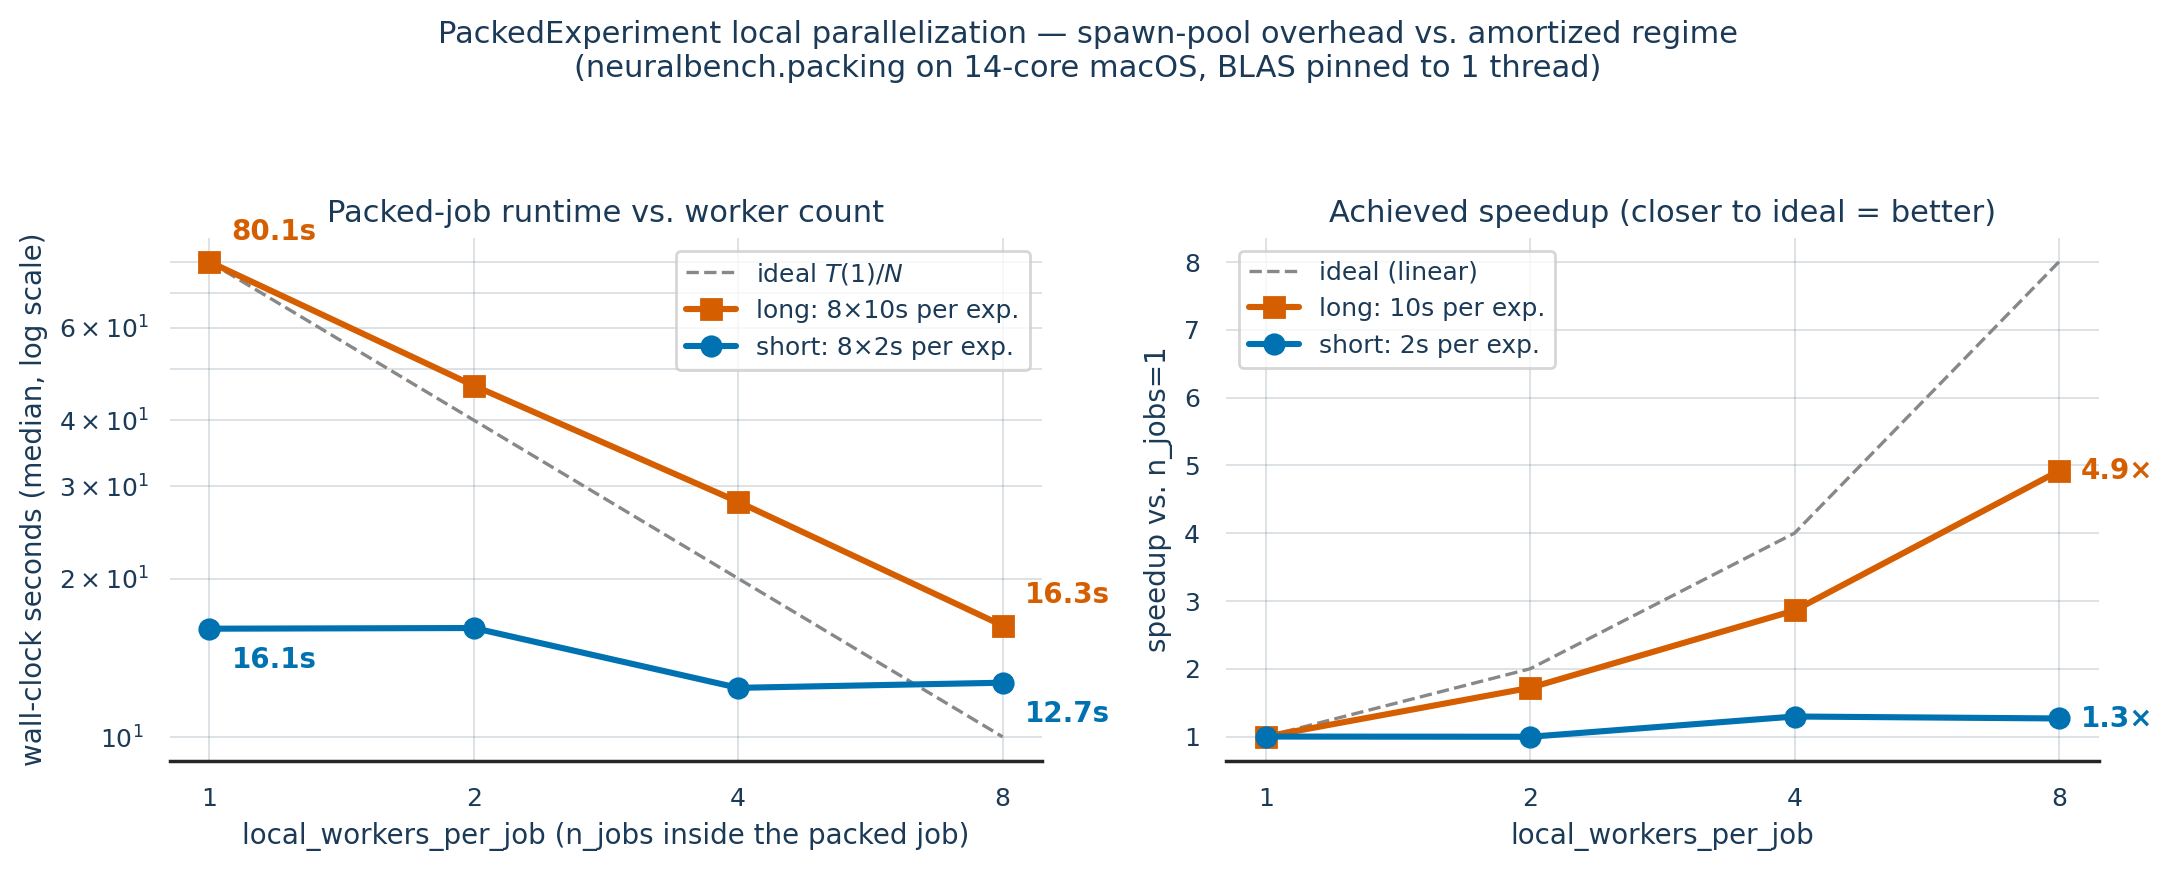

The script that saved this image:
# Copyright (c) Meta Platforms, Inc. and affiliates.
# All rights reserved.
#
# This source code is licensed under the license found in the
# LICENSE file in the root directory of this source tree.
"""Local scaling benchmark for ``neuralbench.packing.PackedExperiment``.

Times how long a single packed scheduler job takes to run a fixed batch of
synthetic experiments as the in-job worker count varies. Produces a log-scale
plot of wall-clock time and achieved speedup, alongside the ideal
``T(1) / N`` reference curve.

Two regimes are measured to make the spawn-overhead trade-off explicit:

* ``short`` — 2 s per experiment. ``ProcessPoolExecutor`` with ``spawn``
  context pays a one-time per-worker boot cost (re-importing the full
  ``neuralbench`` / ``neuraltrain`` / ``exca`` / ``numpy`` stack). When the
  per-experiment work is similar in magnitude to that boot cost, the
  achieved speedup is well below ideal.
* ``long``  — 10 s per experiment. Spawn cost amortizes; observed speedup
  tracks ideal closely. This is the realistic regime for benchmark
  experiments, which typically run for minutes to hours.

Run from ``bench/``:

    cd bench && python pack_scaling.py

Outputs (in the current directory):

    pack_scaling.png
    pack_scaling.pdf
    pack_scaling.csv
"""

# ruff: noqa: E402   (env vars below must be set before numpy is imported)

# IMPORTANT: cap BLAS threads BEFORE numpy is imported, so each pool worker
# uses exactly one BLAS thread. Otherwise n_jobs=8 might fan out to 8*8=64
# threads and saturate the machine on its own.
import os

for _var in (
    "OMP_NUM_THREADS",
    "OPENBLAS_NUM_THREADS",
    "MKL_NUM_THREADS",
    "VECLIB_MAXIMUM_THREADS",
    "NUMEXPR_NUM_THREADS",
):
    os.environ.setdefault(_var, "1")

import csv
import logging
import statistics
import sys
import tempfile
import time
import typing as tp
import warnings
from pathlib import Path

import matplotlib
import matplotlib.pyplot as plt
import numpy as np

# Workload classes live in a sibling module so the spawn worker can import
# them by qualname (``pack_workloads.SleepExperiment``). Defining them in
# ``__main__`` here would make pickle.dump fail across the spawn boundary.
from pack_workloads import SleepExperiment

from neuralbench.packing import pack_experiments_for_submission
from neuraltrain.utils import BaseExperiment

# Use a non-interactive backend; we just save files.
matplotlib.use("Agg")
warnings.filterwarnings("ignore", category=UserWarning)


WorkloadCls = tp.Type[BaseExperiment]


def time_pack(
    experiment_cls: WorkloadCls,
    n_experiments: int,
    n_jobs: int,
    work_seconds: float,
    repeats: int = 2,
) -> tuple[float, float]:
    """Return ``(median, stdev)`` wall-clock for one configuration.

    Each repeat uses a fresh temp folder so exca's cache never short-circuits.
    """
    measurements: list[float] = []
    for _r in range(repeats):
        with tempfile.TemporaryDirectory(prefix="pack_bench_") as td:
            tdp = Path(td)
            experiments = [
                experiment_cls(
                    seed=i,
                    work_seconds=work_seconds,
                    infra={
                        "cluster": "auto",
                        "folder": tdp,
                        "mode": "force",
                    },
                )
                for i in range(n_experiments)
            ]
            packed = pack_experiments_for_submission(
                experiments, experiments_per_job="all", n_jobs=n_jobs
            )
            assert len(packed) == 1, "expected one packed job"
            cfg = packed[0].infra.model_dump(mode="python")
            cfg["cluster"] = None
            Pkg = type(packed[0])
            local = Pkg(
                experiments=packed[0].experiments,
                infra=cfg,
                n_jobs=n_jobs,
            )

            t0 = time.perf_counter()
            local.run()
            measurements.append(time.perf_counter() - t0)
    return statistics.median(measurements), (
        statistics.stdev(measurements) if len(measurements) > 1 else 0.0
    )


def sweep(
    regime_name: str,
    work_seconds: float,
    n_experiments: int,
    n_jobs_grid: list[int],
    repeats: int,
) -> list[dict[str, float]]:
    print(
        f"\n=== regime: {regime_name} "
        f"({n_experiments} exp × {work_seconds:.0f} s, "
        f"{repeats} repeats) ==="
    )
    print(f"{'n_jobs':>6} {'median_s':>10} {'stdev_s':>9} {'speedup':>9}")
    print("-" * 40)

    rows: list[dict[str, float]] = []
    baseline: float | None = None
    for n_jobs in n_jobs_grid:
        med, sd = time_pack(
            SleepExperiment,
            n_experiments=n_experiments,
            n_jobs=n_jobs,
            work_seconds=work_seconds,
            repeats=repeats,
        )
        if baseline is None:
            baseline = med
        speedup = baseline / med if med > 0 else float("nan")
        print(f"{n_jobs:>6} {med:>10.3f} {sd:>9.3f} {speedup:>8.2f}×")
        rows.append(
            {
                "regime": regime_name,
                "work_seconds": work_seconds,
                "n_experiments": n_experiments,
                "n_jobs": n_jobs,
                "median_s": med,
                "stdev_s": sd,
                "speedup": speedup,
            }
        )
    return rows


def plot(
    regimes: dict[str, list[dict[str, float]]],
    n_jobs_grid: list[int],
    out_png: Path,
    out_pdf: Path,
) -> None:
    # Okabe-Ito palette (colorblind-safe).
    C_SHORT = "#0072B2"
    C_LONG = "#D55E00"
    C_IDEAL = "#888888"

    plt.rcParams.update(
        {
            "font.family": "DejaVu Sans",
            "font.size": 10,
            "axes.titlesize": 11,
            "axes.labelsize": 10,
            "xtick.labelsize": 9,
            "ytick.labelsize": 9,
            "legend.fontsize": 9,
            "axes.spines.top": False,
            "axes.spines.right": False,
        }
    )

    fig, (ax_t, ax_s) = plt.subplots(1, 2, figsize=(11, 4.4))

    xs = np.array(n_jobs_grid)
    t_short = np.array([r["median_s"] for r in regimes["short"]])
    t_long = np.array([r["median_s"] for r in regimes["long"]])
    short_work = regimes["short"][0]["work_seconds"]
    long_work = regimes["long"][0]["work_seconds"]
    n_exp_short = int(regimes["short"][0]["n_experiments"])
    n_exp_long = int(regimes["long"][0]["n_experiments"])

    # Panel 1: wall-clock time (log-log)
    ideal_long = t_long[0] / xs

    ax_t.plot(xs, ideal_long, "--", color=C_IDEAL, lw=1.2, label="ideal $T(1) / N$")
    ax_t.plot(
        xs,
        t_long,
        "s-",
        color=C_LONG,
        lw=2.2,
        ms=7,
        label=f"long: {n_exp_long}×{long_work:.0f}s per exp.",
    )
    ax_t.plot(
        xs,
        t_short,
        "o-",
        color=C_SHORT,
        lw=2.2,
        ms=7,
        label=f"short: {n_exp_short}×{short_work:.0f}s per exp.",
    )

    # Annotate endpoints on each curve.
    for ys, color, dy in ((t_long, C_LONG, 8), (t_short, C_SHORT, -14)):
        ax_t.annotate(
            f"{ys[0]:.1f}s",
            xy=(xs[0], ys[0]),
            xytext=(8, dy),
            textcoords="offset points",
            color=color,
            fontweight="bold",
        )
        ax_t.annotate(
            f"{ys[-1]:.1f}s",
            xy=(xs[-1], ys[-1]),
            xytext=(8, dy),
            textcoords="offset points",
            color=color,
            fontweight="bold",
        )

    ax_t.set_xscale("log", base=2)
    ax_t.set_yscale("log")
    ax_t.set_xticks(xs)
    ax_t.set_xticklabels([str(x) for x in xs])
    ax_t.set_xlabel("local_workers_per_job (n_jobs inside the packed job)")
    ax_t.set_ylabel("wall-clock seconds (median, log scale)")
    ax_t.set_title("Packed-job runtime vs. worker count")
    ax_t.grid(True, which="both", alpha=0.3)
    ax_t.legend(loc="upper right")

    # Panel 2: speedup
    s_short = np.array([r["speedup"] for r in regimes["short"]])
    s_long = np.array([r["speedup"] for r in regimes["long"]])

    ax_s.plot(xs, xs, "--", color=C_IDEAL, lw=1.2, label="ideal (linear)")
    ax_s.plot(
        xs,
        s_long,
        "s-",
        color=C_LONG,
        lw=2.2,
        ms=7,
        label=f"long: {long_work:.0f}s per exp.",
    )
    ax_s.plot(
        xs,
        s_short,
        "o-",
        color=C_SHORT,
        lw=2.2,
        ms=7,
        label=f"short: {short_work:.0f}s per exp.",
    )

    for ys, color in ((s_long, C_LONG), (s_short, C_SHORT)):
        ax_s.annotate(
            f"{ys[-1]:.1f}×",
            xy=(xs[-1], ys[-1]),
            xytext=(8, -3),
            textcoords="offset points",
            color=color,
            fontweight="bold",
        )

    ax_s.set_xscale("log", base=2)
    ax_s.set_xticks(xs)
    ax_s.set_xticklabels([str(x) for x in xs])
    ax_s.set_xlabel("local_workers_per_job")
    ax_s.set_ylabel("speedup vs. n_jobs=1")
    ax_s.set_title("Achieved speedup (closer to ideal = better)")
    ax_s.grid(True, which="both", alpha=0.3)
    ax_s.legend(loc="upper left")

    fig.suptitle(
        "PackedExperiment local parallelization "
        "— spawn-pool overhead vs. amortized regime\n"
        "(neuralbench.packing on 14-core macOS, BLAS pinned to 1 thread)",
        fontsize=11,
    )
    fig.tight_layout(rect=(0, 0, 1, 0.92))

    fig.savefig(out_png, dpi=200, bbox_inches="tight")
    fig.savefig(out_pdf, bbox_inches="tight")


def main() -> int:
    logging.getLogger("exca").setLevel(logging.WARNING)

    n_jobs_grid = [1, 2, 4, 8]
    repeats = 2

    regimes: dict[str, list[dict[str, float]]] = {}
    regimes["short"] = sweep(
        "short",
        work_seconds=2.0,
        n_experiments=8,
        n_jobs_grid=n_jobs_grid,
        repeats=repeats,
    )
    regimes["long"] = sweep(
        "long",
        work_seconds=10.0,
        n_experiments=8,
        n_jobs_grid=n_jobs_grid,
        repeats=repeats,
    )

    # --- csv ---
    out_csv = Path("pack_scaling.csv")
    with out_csv.open("w", newline="") as f:
        w = csv.writer(f)
        w.writerow(
            [
                "regime",
                "work_seconds",
                "n_experiments",
                "n_jobs",
                "median_s",
                "stdev_s",
                "speedup",
            ]
        )
        for rows in regimes.values():
            for r in rows:
                w.writerow(
                    [
                        r["regime"],
                        r["work_seconds"],
                        r["n_experiments"],
                        r["n_jobs"],
                        f"{r['median_s']:.4f}",
                        f"{r['stdev_s']:.4f}",
                        f"{r['speedup']:.3f}",
                    ]
                )

    out_png = Path("pack_scaling.png")
    out_pdf = Path("pack_scaling.pdf")
    plot(regimes, n_jobs_grid, out_png, out_pdf)

    print(f"\nwrote {out_csv}\nwrote {out_png}\nwrote {out_pdf}")
    return 0


if __name__ == "__main__":
    sys.exit(main())
